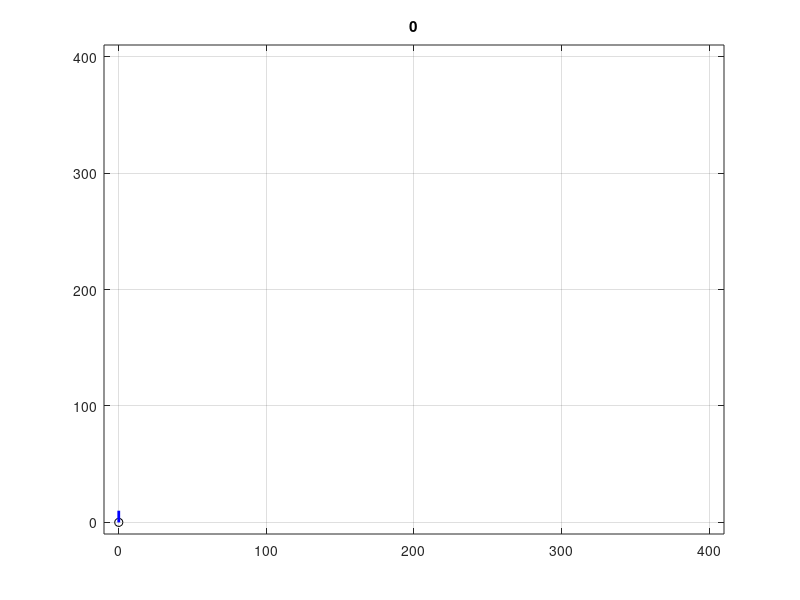

Here is the MATLAB script that generated this plot: (Note: this script raises an error after producing the figure.)
% temp{1}=templates1{1};
% temp{2}=templates1{2};
% temp{3}=templates1{11};
% temp{4}=templates1{6};
% temp{5}=templates1{7};
% temp{6}=templates1{2};
% temp{7}=templates1{9};
% temp{8}=templates1{16};
% temp{9}=templates1{7};

[Ygrid,Xgrid]=meshgrid(0:40:400);
Vt=0;
Xf=[1,1,2];
figure(1)
while 1


if isnan(Xf)==1
    Xf=Xp;
    disp('control not allowed')
else
if Xf(3)==1
    plot(Xgrid(Xf(1),Xf(2)),Ygrid(Xf(1),Xf(2)),'ko',[Xgrid(Xf(1),Xf(2)),Xgrid(Xf(1),Xf(2))+10],[Ygrid(Xf(1),Xf(2)),Ygrid(Xf(1),Xf(2))],'b','linewidth',2);
elseif Xf(3)==2
    plot(Xgrid(Xf(1),Xf(2)),Ygrid(Xf(1),Xf(2)),'ko',[Xgrid(Xf(1),Xf(2)),Xgrid(Xf(1),Xf(2))],[Ygrid(Xf(1),Xf(2)),Ygrid(Xf(1),Xf(2))+10],'b','linewidth',2);
elseif Xf(3)==3
    plot(Xgrid(Xf(1),Xf(2)),Ygrid(Xf(1),Xf(2)),'ko',[Xgrid(Xf(1),Xf(2)),Xgrid(Xf(1),Xf(2))-10],[Ygrid(Xf(1),Xf(2)),Ygrid(Xf(1),Xf(2))],'b','linewidth',2);
elseif Xf(3)==4
    plot(Xgrid(Xf(1),Xf(2)),Ygrid(Xf(1),Xf(2)),'ko',[Xgrid(Xf(1),Xf(2)),Xgrid(Xf(1),Xf(2))],[Ygrid(Xf(1),Xf(2)),Ygrid(Xf(1),Xf(2))-10],'b','linewidth',2);
end
  axis([-10,410,-10,410]) 
  grid on
  title(num2str(Vt))
Xp=Xf;
end
Xf
  u=input('give control command');
[Xf,V]=UAV_grid_motion(Xf(1),Xf(2),Xf(3),u,400,40,templates1);
if isnan(Xf)~=1
Vt=Vt+V;
end
end
    
    
    